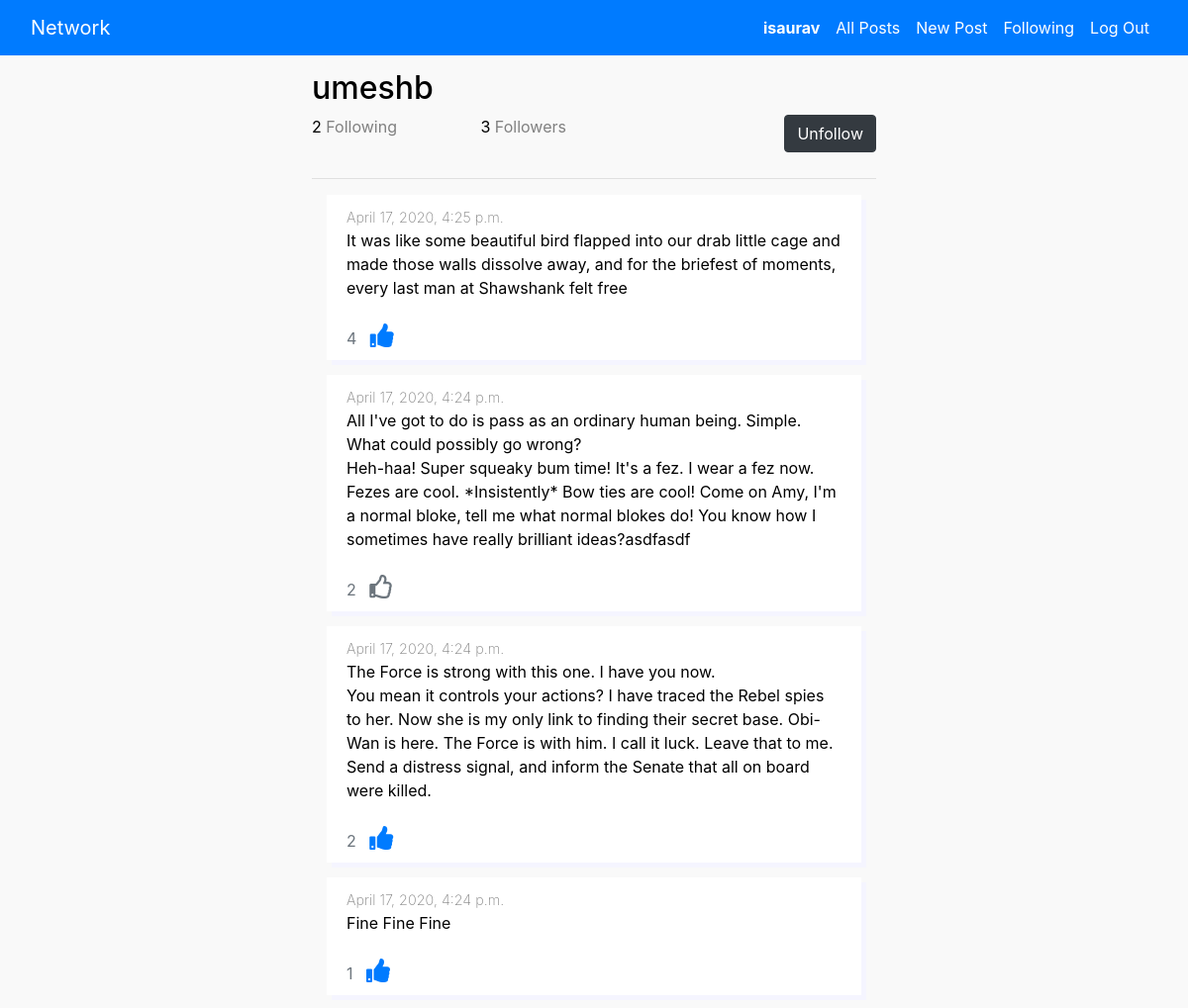
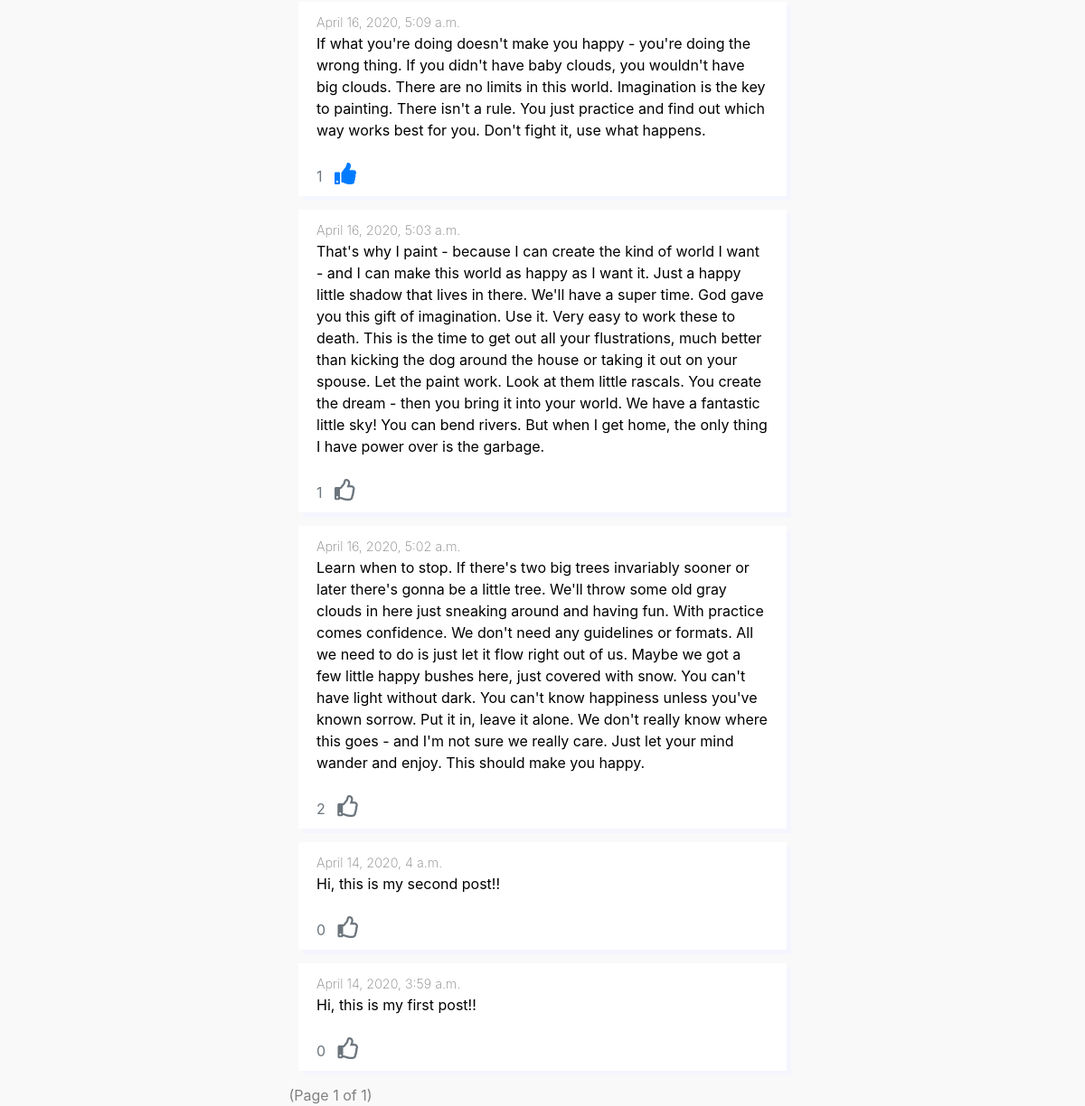
The app's page /user_info/2 (signed in) with its own data (2 pictures, top to bottom).
### network/models.py (models this page shows, shortened)
class User(AbstractUser):
    dob = models.DateField(blank=False)

class Post(models.Model):
    text = models.TextField(blank=False)
    user = models.ForeignKey(User, on_delete=models.CASCADE)
    created_at = models.DateTimeField(auto_now_add=True)
    class Meta:
        ordering = ('-created_at',)

### network/views.py (the view)
# urls.py: path("user_info/<int:user_id>", views.user_info, name="user_info"),
@login_required
def user_info(request, user_id):
    target_user = User.objects.get(pk=user_id)
    following_count = target_user.following.count()
    followers_count = target_user.followers.count()
    posts = Post.objects.filter(user=target_user)
    post_data = list()
    for post in posts:
        likes = Likes.objects.filter(post=post).count()
        already_liked = Likes.objects.filter(
            post=post,
            user=request.user
        )
        react = 'Unlike' if already_liked else 'Like'
        post_data.append({
            'post_id': post.id,
            'post_text': post.text,
            'posted_at': post.created_at,
            'likes_count': likes,
            'react': react
        })
    page_number = request.GET.get('page', 1)
    paginator = Paginator(post_data, MAX_ITEMS_PER_PAGE)
    posts = paginator.get_page(page_number)
    """
    If target user is not session user,
    find out if this session session has followed this target user,
    if no, should be allowed to follow else should be allowed to unfollow

    Also, if target user is not the session user, don't allow post edit
    """
    action = None
    allow_edit = True
    if not target_user == request.user:
        allow_edit = False
        try:
            followed = UserFollowing.objects.get(
                user_id=request.user.id, following_user_id=user_id)
            action = 'Unfollow'
        except UserFollowing.DoesNotExist:
            action = 'Follow'
    params = {
        'target_user': target_user,
        'following_count': following_count,
        'followers_count': followers_count,
        'posts': posts,
        'action': action,
        'allow_edit': allow_edit
    }
    return render(request, "network/user_info.html", params)

### network/templates/network/user_info.html (shortened to what this page needs)
{% extends "network/layout.html" %}
{% load static %}
{% block body %}
    <div class="container col-md-6 col-md-offset-3 centered-form center-block background" onclick="clickHandler(event)">
        <h2>{{target_user}}</h2>
        {% if action %}
            {% if action == "Follow" %}
                <button type="button" class="btn btn-outline-primary" id="follow"  data-userid="{{ target_user.id }}" data-buttonWork="follow" >{{action}}</button>
            {% else %}
                <button type="button" class="btn btn-dark" id="follow" data-userid="{{ target_user.id }}" data-buttonWork="unfollow">{{action}}</button>
            {%  endif %}
        {% endif %}
        <span>{{following_count}}</span>
        <span style="color: gray; margin-right: 80px;">Following </span>
        <span id="{{ target_user.id }}">{{followers_count}}</span>
        <span style="color: gray;">Followers </span>
        <br><br>
        <hr>
        {% for post in posts %}
            <div class="row">
                <div class="panel">
                    <div class="toprow">
                        <span class="post-date">
                             {{post.posted_at}}
                        </span>
                    </div>
                    <div class="post-text">
                        <span style="white-space: pre-line">{{post.post_text}}</span>
                    </div>
                    <br>
                    <span class="likes">
                        <span id="{{ post.post_id }}" class="text-secondary"> {{post.likes_count}} </span> &nbsp;
                        {% if post.react == "Unlike" %}
                            <i class="fa fa-thumbs-up text-primary" data-buttonid="{{ post.post_id }}" data-buttonWork="unlike"></i>
                        {% else %}
                            <i class="far fa-thumbs-up text-secondary" data-buttonid="{{ post.post_id }}" data-buttonWork="like"></i>
                        {% endif %}
                    </span>
                </div>
            </div>
        {% endfor %}
        {% if posts.number %}
            <ul class="pagination centered block">
                <span class="current" style="color: gray;">
                    &nbsp;(Page {{ posts.number }} of {{ posts.paginator.num_pages }})&nbsp;
                </span>
            </ul>
        {% endif %}
        </div>
    </div>
{% endblock %}

### network/templates/network/layout.html (shortened to what this page needs)
{% load static %}
<!DOCTYPE html>
<html lang="en">
    <head>
        <link rel="stylesheet" href="https://stackpath.bootstrapcdn.com/bootstrap/4.4.1/css/bootstrap.min.css">
        <link href="{% static 'network/styles.css' %}" rel="stylesheet">
        <link href="https://cdnjs.cloudflare.com/ajax/libs/font-awesome/5.13.0/css/all.min.css" rel="stylesheet">
    </head>
    <body >
        <nav class="navbar navbar-expand-lg fixed-top bg-primary" role="navigation">
            <div class="container-fluid">
                <div class="navbar-header">
                    <a class="navbar-brand mr-lg-auto" href="#">Network</a>
                </div>
                <ul class="navbar-nav ml-auto" id="navbarToggleExternalContent">
                    {% if user.is_authenticated %}
                        <li class="nav-item">
                            <a class="nav-link" href="{% url 'user_info' user_id=user.id%}"><strong>{{ user.username }}</strong></a>
                        </li>
                        <li class="nav-item">
                            <a class="nav-link" href="{% url 'index' %}">All Posts</a>
                        </li>
                        <li class="nav-item">
                            <a class="nav-link" href="{% url 'create_post' %}">New Post</a>
                        </li>
                        <li class="nav-item">
                            <a class="nav-link" href="{% url 'following_posts' %}">Following</a>
                        </li>
                        <li class="nav-item">
                            <a class="nav-link" href="{% url 'logout' %}">Log Out</a>
                        </li>
                    {% endif %}
                </ul>
            </div>
        </nav>
        <div class="body">
            {% block body %}
            {% endblock %}
    </body>
</html>

### network/static/network/styles.css (style rules this page uses)
.body { margin-top: 70px; width: auto; }
body { background-color: #f9f9f9; color: black; }
.row { border: none; box-shadow: 5px 5px rgb(245, 245, 255); margin: 15px; padding-left: 20px; padding-top: 10px; padding-right: 20px; padding-bottom: 10px; opacity: 100; background-color: white; position: relative; }
.post-date { color: gray; font-size: 0.9em; font-weight: 200; }
.navbar-brand, .nav-link { color: white; }
.fa-thumbs-up { font-size: 1.5em; cursor: pointer; margin-right: 40px; }
#follow { float: right; }
.pagination { margin-top: 30px; margin-bottom: 50px; margin: auto; }

### records on screen
User: username "isaurav"
User: username "umeshb"
Post: posted_at "April 17, 2020, 4:25 p.m.", post_text "It was like some beautiful bird flapped into our drab little cage and made those walls dissolve away, and for the briefest of moments, every last man at Shawshank felt free"
Post: posted_at "April 17, 2020, 4:24 p.m.", post_text "All I've got to do is pass as an ordinary human being. Simple. What could possibly go wrong? Heh-haa! Super squeaky bum time! It's a fez. I wear a fez now. Fezes are cool. *Insistently* Bow ties are cool! Come on Amy, I'm a normal bloke, tell me what normal blokes do! You know how I sometimes have really brilliant ideas?asdfasdf"
Post: posted_at "April 17, 2020, 4:24 p.m.", post_text "The Force is strong with this one. I have you now. You mean it controls your actions? I have traced the Rebel spies to her. Now she is my only link to finding their secret base. Obi-Wan is here. The Force is with him. I call it luck. Leave that to me. Send a distress signal, and inform the Senate that all on board were killed."
Post: posted_at "April 17, 2020, 4:24 p.m.", post_text "Fine Fine Fine"
Post: posted_at "April 16, 2020, 5:09 a.m.", post_text "If what you're doing doesn't make you happy - you're doing the wrong thing. If you didn't have baby clouds, you wouldn't have big clouds. There are no limits in this world. Imagination is the key to painting. There isn't a rule. You just practice and find out which way works best for you. Don't fight it, use what happens."
Post: posted_at "April 16, 2020, 5:03 a.m.", post_text "That's why I paint - because I can create the kind of world I want - and I can make this world as happy as I want it. Just a happy little shadow that lives in there. We'll have a super time. God gave you this gift of imagination. Use it. Very easy to work these to death. This is the time to get out all your flustrations, much better than kicking the dog around the house or taking it out on your spouse. Let the paint work. Look at them little rascals. You create the dream - then you bring it into your world. We have a fantastic little sky! You can bend rivers. But when I get home, the only thing I have power over is the garbage."
Post: posted_at "April 16, 2020, 5:02 a.m.", post_text "Learn when to stop. If there's two big trees invariably sooner or later there's gonna be a little tree. We'll throw some old gray clouds in here just sneaking around and having fun. With practice comes confidence. We don't need any guidelines or formats. All we need to do is just let it flow right out of us. Maybe we got a few little happy bushes here, just covered with snow. You can't have light without dark. You can't know happiness unless you've known sorrow. Put it in, leave it alone. We don't really know where this goes - and I'm not sure we really care. Just let your mind wander and enjoy. This should make you happy."
Post: posted_at "April 14, 2020, 4 a.m.", post_text "Hi, this is my second post!!"
Post: posted_at "April 14, 2020, 3:59 a.m.", post_text "Hi, this is my first post!!"

### other values on screen
{{ action }} "Unfollow"
{{ following_count }} "2"
{{ followers_count }} "3"
{{ post.likes_count }} "4" "2" "2" "1" "1" "1" "2" "0" "0"
{{ posts.number }} "1"
{{ posts.paginator.num_pages }} "1"
